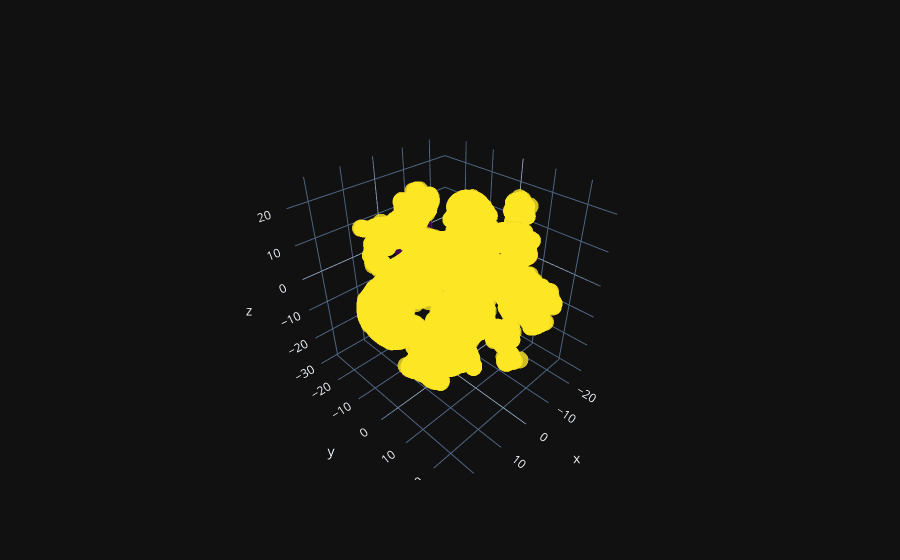

The notebook cell saved with this chart:
### Code cell
utils.plot_3d_TSNE(df=None, 
                labels=true_labels, 
                dist_matrix=dm,)

### Figure 1 — Plotly figure (JSON) as saved in the notebook; plotly's stock layout.template omitted (floating-point values rounded to 4 significant figures; data arrays with more than 128 entries replaced by an {"elided": "..."} marker saying what was removed)
{"data": [{"marker": {"color": {"elided": "6916 int values"}, "colorscale": [[0.0, "#440154"], [0.1111, "#482878"], [0.2222, "#3e4989"], [0.3333, "#31688e"], [0.4444, "#26828e"], [0.5556, "#1f9e89"], [0.6667, "#35b779"], [0.7778, "#6ece58"], [0.8889, "#b5de2b"], [1.0, "#fde725"]], "opacity": 0.8, "size": 6}, "mode": "markers", "x": {"elided": "6916 float values"}, "y": {"elided": "6916 float values"}, "z": {"elided": "6916 float values"}, "type": "scatter3d"}], "layout": {}}
